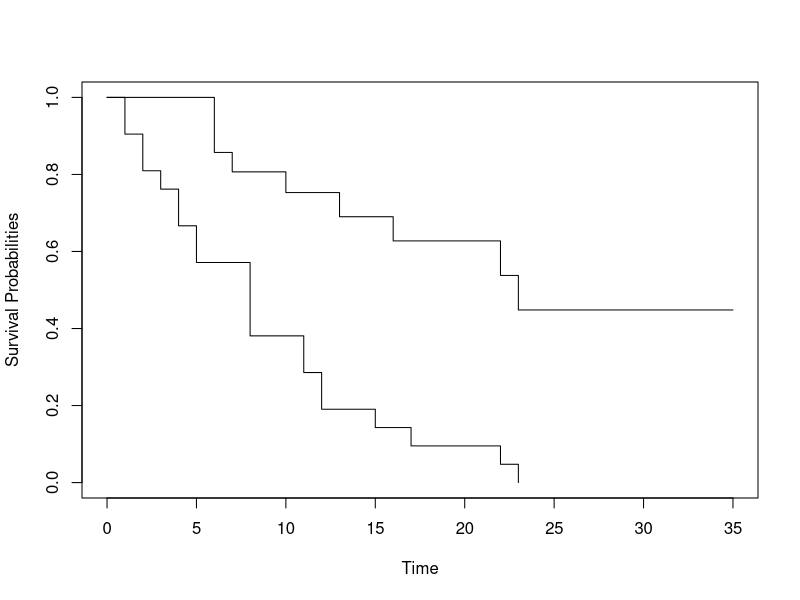
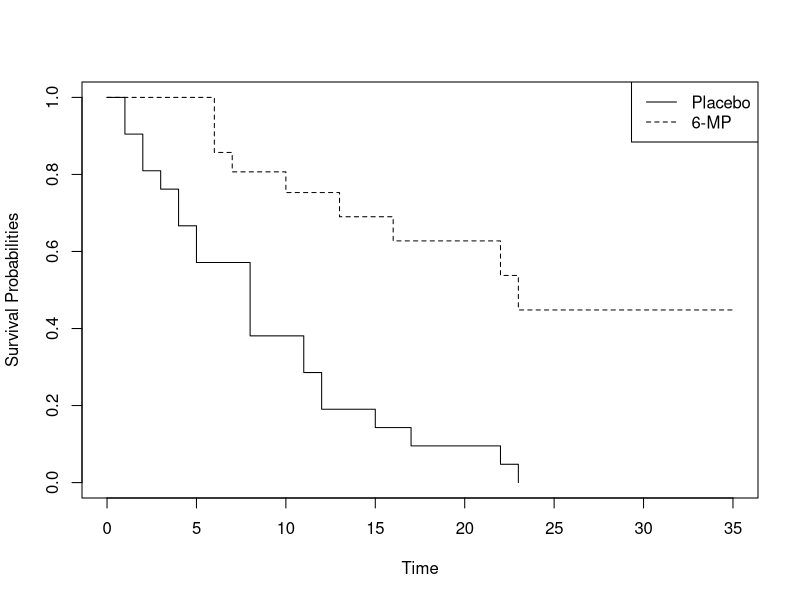

The R script that drew these images, in order:
setwd('C:/Users/darre/Desktop/SEM 7/Survival/Pre Midterm')
library(survival)

data <- read.csv('leu.csv', header = T, sep = ',')
head(data)
factor(data$Treatment)

#define survival time
y <- Surv(data$Time, data$Censor)

# KM curves
# Plot survival curves for each treatment group
plot(survfit(y ~ data$Treatment),
     xlab = "Time",
     ylab = "Survival Probabilities")

plot(survfit(y ~ data$Treatment), 
     lty = c("solid", "dashed"), 
     xlab = "Time", 
     ylab = "Survival Probabilities")

legend("topright", c("Placebo", "6-MP"), lty = c("solid", "dashed"))

# Log-rank test
LR <- survdiff(y ~ data$Treatment)

??survdiff

#decision
if (LR$pvalue < 0.05){
  cat('Reject H0')
}else{
  cat('Fail to Reject H0')
}
